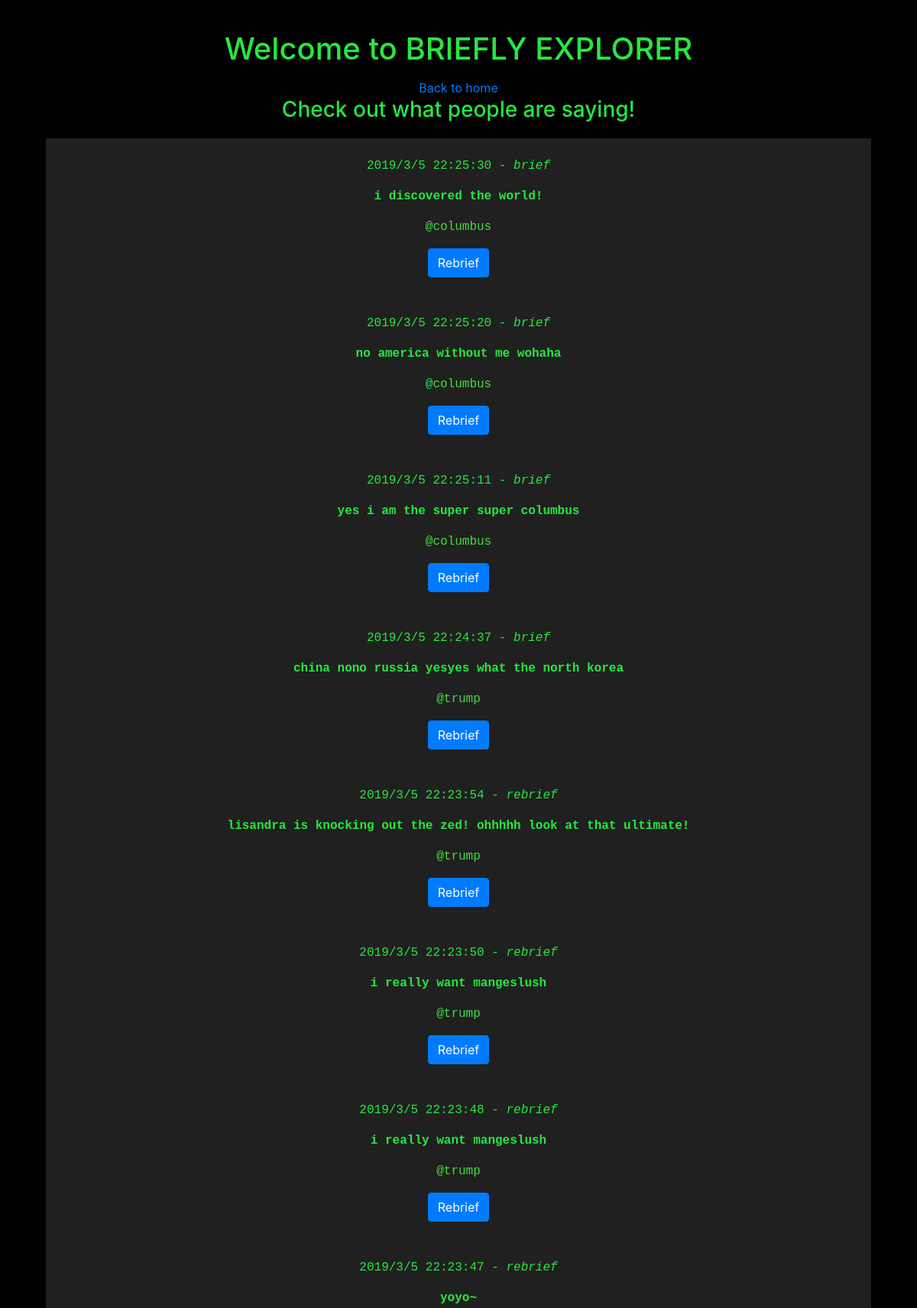
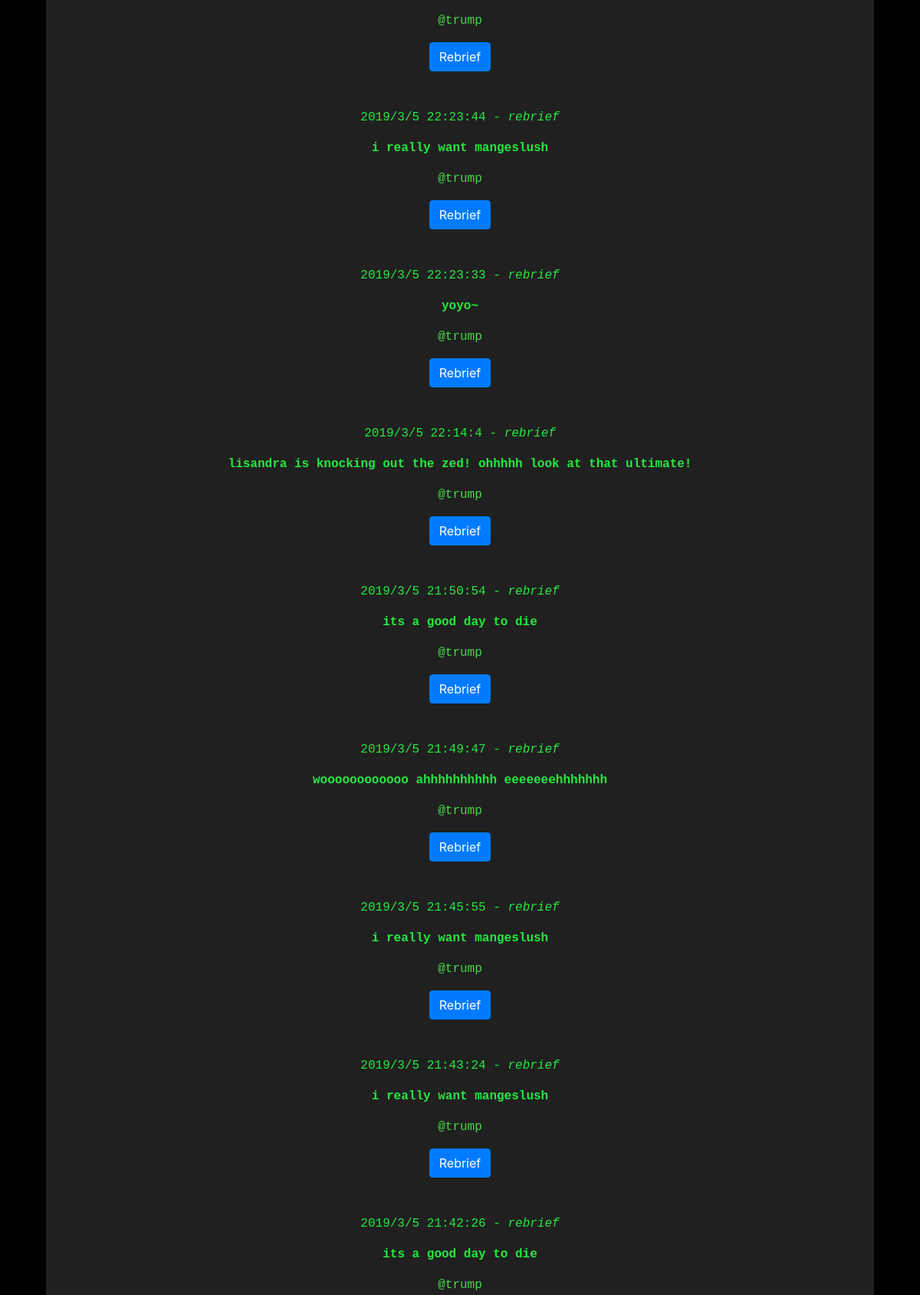
/briefings (upper part), run on the app's committed database (2 pictures, top to bottom).
### tables this page shows
CREATE TABLE tweets(
                    twt_id          INTEGER PRIMARY KEY AUTOINCREMENT,
                    timestamp       FLOAT,
                    twt_content     VARCHAR,
                    user_id         INTEGER,
                    type            VARCHAR,
                    retwt_count     INTEGER,
                        FOREIGN KEY (user_id) REFERENCES users(user_id)
                );

CREATE TABLE users(
                    user_id         INTEGER PRIMARY KEY AUTOINCREMENT,
                    username        VARCHAR,
                    password        VARCHAR
                );

CREATE TABLE retweets(
                    retwt_id        INTEGER PRIMARY KEY AUTOINCREMENT,
                    timestamp       FLOAT,
                    twt_content     VARCHAR,
                    user_id         INTEGER,
                    type            VARCHAR,
                    twt_id          INTEGER,
                        FOREIGN KEY (twt_id) REFERENCES tweets(twt_id),
                        FOREIGN KEY (user_id) REFERENCES users(user_id)
                );

### src/controllers/brief_controller.py (the view)
@controller.route('/briefings', methods=['GET', 'POST'])
def briefings():
    if request.method == 'GET':
        public = Public()
        public.initialize()
        return render_template(
            'briefings.html',
            msg="Welcome to BRIEFLY EXPLORER",
            tweets=public.tweets
        )

### src/models/mapper.py (called while the page is built)
    def __enter__(self):
        return self

    def __exit__(self, exception_type, exception_value, traceback):
        if self.connection:
            if self.cursor:
                self.connection.commit()
                self.cursor.close()
            self.connection.close()

    def get_username(self, user_id):
        self.cursor.execute(
            '''SELECT username
            FROM users
            WHERE user_id = "{0}";'''.format(user_id)
        )
        username = self.cursor.fetchone()[0]
        return username

    def get_all_tweets(self):
        self.cursor.execute(
            '''SELECT *
            FROM tweets;'''
        )
        tweets = self.cursor.fetchall()
        return tweets

    def get_all_retweets(self):
        self.cursor.execute(
            '''SELECT *
            FROM retweets;'''
        )
        retweets = self.cursor.fetchall()
        return retweets

### src/models/public.py (called while the page is built)
    def initialize(self):
        self.tweets = self.get_all_tweets()

    @staticmethod
    def getKey(arr):
        return arr[1]

    @staticmethod
    def get_time(arr):
        time_arr = []
        for item in arr:
            time_arr.append(time.localtime(item[1]))
        return time_arr

    def get_username_from_user_id(self, arr):
        username_lst = []
        with Schema(filepath) as db:
            for item in arr:
                username_lst.append(db.get_username(item[3]))
        return username_lst

    def get_all_tweets(self):
        with Schema(filepath) as db:
            tweets = db.get_all_tweets()
            retweets = db.get_all_retweets()
        all_tweets = tweets + retweets
        sorted_tweets = sorted(all_tweets, key=self.getKey, reverse=True)
        time_arr = self.get_time(sorted_tweets)
        usernames = self.get_username_from_user_id(sorted_tweets)
        for i in range(len(sorted_tweets)):
            sorted_tweets[i] = sorted_tweets[i]+time_arr[i]+(usernames[i],)
        return sorted_tweets

### src/templates/briefings.html (shortened to what this page needs)
<!DOCTYPE html>
<html>
  <head lang="en">
    <link
      rel="stylesheet"
      href="https://maxcdn.bootstrapcdn.com/bootstrap/4.0.0/css/bootstrap.min.css"
    />
  </head>
  <body style="background-color:black; margin:40px; text-align: center;">
    {% if msg %}
    <h1 style="color:#26e840; margin-bottom: 15px;">{{ msg }}</h1>
    {% endif %}
    <a href="user-home" style="margin-bottom: 15px;">Back to home</a>
    <br />
    <h3 style="color:#26e840; margin-bottom: 20px;">
      Check out what people are saying!
    </h3>
    <div
      class="card_body"
      style="background-color:#202020; text-align: center; margin: 20px;"
    >
      <br />
      {% if tweets %} {% for twt in tweets %}
      <form action="/rebrief" method="post">
        <p style="font-family:courier; color:#26e840;">
          {{ twt[6] }}/{{ twt[7] }}/{{ twt[8] }} {{ twt[9] }}:{{ twt[10] }}:{{
            twt[11]
          }}
          <i> - {{ twt[4] }}</i>
        </p>
        <p style="font-family:courier; color:#26e840;">
          <b>
            {{ twt[2] }}
          </b>
        </p>
        <p style="font-family: courier; color:rgb(68, 220, 68)">
          @{{ twt[15] }}
        </p>
        <input class="btn btn-primary" type="submit" value="Rebrief" />
      </form>
      <br /><br />
      {% endfor %} {% endif %}
    </div>
  </body>
</html>

### data on the page
tweets: type "brief", twt_content "i discovered the world!"
users: username "columbus" "columbus" "columbus"
tweets: type "brief", twt_content "no america without me wohaha"
tweets: type "brief", twt_content "yes i am the super super columbus"
tweets: type "brief", twt_content "china nono russia yesyes what the north korea"
users: username "trump" "trump" "trump" "trump" "trump" "trump" "trump" "trump" "trump" "trump" "trump" "trump" "trump"
retweets: type "rebrief", twt_content "lisandra is knocking out the zed! ohhhhh look at that ultimate!"
retweets: type "rebrief", twt_content "i really want mangeslush"
retweets: type "rebrief", twt_content "i really want mangeslush"
retweets: type "rebrief", twt_content "yoyo~"
retweets: type "rebrief", twt_content "i really want mangeslush"
retweets: type "rebrief", twt_content "yoyo~"
retweets: type "rebrief", twt_content "lisandra is knocking out the zed! ohhhhh look at that ultimate!"
retweets: type "rebrief", twt_content "its a good day to die"
retweets: type "rebrief", twt_content "woooooooooooo ahhhhhhhhhh eeeeeeehhhhhhh"
retweets: type "rebrief", twt_content "i really want mangeslush"
retweets: type "rebrief", twt_content "i really want mangeslush"
retweets: type "rebrief", twt_content "its a good day to die"

### other printed values
{{ msg }} "Welcome to BRIEFLY EXPLORER"
{{ twt[6] }} "2019" "2019" "2019" "2019" "2019" "2019" "2019" "2019" "2019" "2019" "2019" "2019" "2019" "2019" "2019" "2019"
{{ twt[7] }} "3" "3" "3" "3" "3" "3" "3" "3" "3" "3" "3" "3" "3" "3" "3" "3"
{{ twt[8] }} "5" "5" "5" "5" "5" "5" "5" "5" "5" "5" "5" "5" "5" "5" "5" "5"
{{ twt[9] }} "22" "22" "22" "22" "22" "22" "22" "22" "22" "22" "22" "21" "21" "21" "21" "21"
{{ twt[10] }} "25" "25" "25" "24" "23" "23" "23" "23" "23" "23" "14" "50" "49" "45" "43" "42"
{{ twt[11] }} "30" "20" "11" "37" "54" "50" "48" "47" "44" "33" "4" "54" "47" "55" "24" "26"
